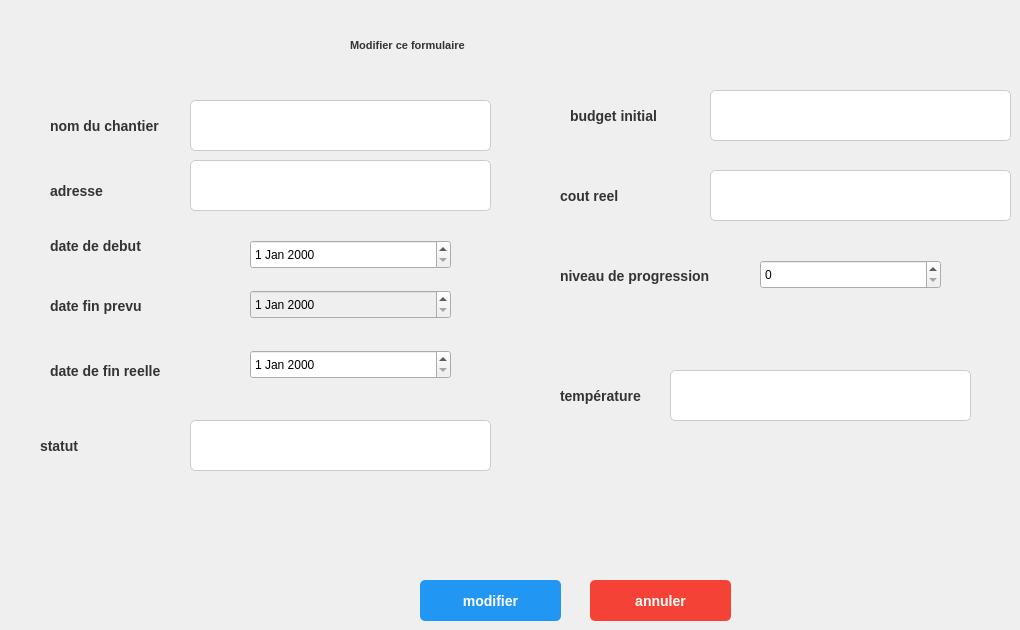
        <widget class="QWidget" name="page_7">
         <widget class="QLabel" name="label_45">
          <property name="geometry">
           <rect>
            <x>50</x>
            <y>110</y>
            <width>141</width>
            <height>31</height>
           </rect>
          </property>
          <property name="styleSheet">
           <string notr="true">QLabel {
    font-size: 14px; /* Taille de la police */
    font-weight: bold; /* Texte en gras */
    color: #333333; /* Couleur du texte gris foncé */
}</string>
          </property>
          <property name="text">
           <string>nom du chantier</string>
          </property>
         </widget>
         <widget class="QLabel" name="label_46">
          <property name="geometry">
           <rect>
            <x>50</x>
            <y>170</y>
            <width>141</width>
            <height>41</height>
           </rect>
          </property>
          <property name="styleSheet">
           <string notr="true">QLabel {
    font-size: 14px; /* Taille de la police */
    font-weight: bold; /* Texte en gras */
    color: #333333; /* Couleur du texte gris foncé */
}</string>
          </property>
          <property name="text">
           <string>adresse</string>
          </property>
         </widget>
         <widget class="QLabel" name="label_47">
          <property name="geometry">
           <rect>
            <x>50</x>
            <y>230</y>
            <width>131</width>
            <height>31</height>
           </rect>
          </property>
          <property name="styleSheet">
           <string notr="true">QLabel {
    font-size: 14px; /* Taille de la police */
    font-weight: bold; /* Texte en gras */
    color: #333333; /* Couleur du texte gris foncé */
}</string>
          </property>
          <property name="text">
           <string>date de debut</string>
          </property>
         </widget>
         <widget class="QLabel" name="label_48">
          <property name="geometry">
           <rect>
            <x>50</x>
            <y>290</y>
            <width>121</width>
            <height>31</height>
           </rect>
          </property>
          <property name="styleSheet">
           <string notr="true">QLabel {
    font-size: 14px; /* Taille de la police */
    font-weight: bold; /* Texte en gras */
    color: #333333; /* Couleur du texte gris foncé */
}</string>
          </property>
          <property name="text">
           <string>date fin prevu</string>
          </property>
         </widget>
         <widget class="QLabel" name="label_49">
          <property name="geometry">
           <rect>
            <x>50</x>
            <y>350</y>
            <width>121</width>
            <height>41</height>
           </rect>
          </property>
          <property name="styleSheet">
           <string notr="true">QLabel {
    font-size: 14px; /* Taille de la police */
    font-weight: bold; /* Texte en gras */
    color: #333333; /* Couleur du texte gris foncé */
}</string>
          </property>
          <property name="text">
           <string>date de fin reelle</string>
          </property>
         </widget>
         <widget class="QLabel" name="label_50">
          <property name="geometry">
           <rect>
            <x>40</x>
            <y>430</y>
            <width>141</width>
            <height>31</height>
           </rect>
          </property>
          <property name="styleSheet">
           <string notr="true">QLabel {
    font-size: 14px; /* Taille de la police */
    font-weight: bold; /* Texte en gras */
    color: #333333; /* Couleur du texte gris foncé */
}</string>
          </property>
          <property name="text">
           <string>statut</string>
          </property>
         </widget>
         <widget class="QLineEdit" name="nom1">
          <property name="geometry">
           <rect>
            <x>190</x>
            <y>100</y>
            <width>301</width>
            <height>51</height>
           </rect>
          </property>
          <property name="styleSheet">
           <string notr="true">QLineEdit {
    background-color: #ffffff; /* Fond blanc */
    border: 1px solid #cccccc; /* Bordure grise */
    border-radius: 5px; /* Coins arrondis */
    padding: 8px; /* Espace intérieur */
    font-size: 14px; /* Taille de la police */
    color: #333333; /* Couleur du texte gris foncé */
}

QLineEdit:focus {
    border: 2px solid #2196f3; /* Bordure bleue lorsqu'il est sélectionné */
}</string>
          </property>
          <property name="text">
           <string/>
          </property>
         </widget>
         <widget class="QLineEdit" name="adresse1">
          <property name="geometry">
           <rect>
            <x>190</x>
            <y>160</y>
            <width>301</width>
            <height>51</height>
           </rect>
          </property>
          <property name="styleSheet">
           <string notr="true">QLineEdit {
    background-color: #ffffff; /* Fond blanc */
    border: 1px solid #cccccc; /* Bordure grise */
    border-radius: 5px; /* Coins arrondis */
    padding: 8px; /* Espace intérieur */
    font-size: 14px; /* Taille de la police */
    color: #333333; /* Couleur du texte gris foncé */
}

QLineEdit:focus {
    border: 2px solid #2196f3; /* Bordure bleue lorsqu'il est sélectionné */
}</string>
          </property>
          <property name="text">
           <string/>
          </property>
         </widget>
         <widget class="QPushButton" name="pushButton_3">
          <property name="geometry">
           <rect>
            <x>420</x>
            <y>580</y>
            <width>141</width>
            <height>41</height>
           </rect>
          </property>
          <property name="styleSheet">
           <string notr="true">QPushButton {
    background-color: #2196f3; /* Fond bleu */
    color: white; /* Texte blanc */
    font-size: 14px; /* Taille de la police */
    font-weight: bold; /* Texte en gras */
    border: none; /* Pas de bordure */
    border-radius: 5px; /* Coins arrondis */
    padding: 10px 20px; /* Espace intérieur */
}

QPushButton:hover {
    background-color: #1976d2; /* Fond bleu foncé au survol */
}

QPushButton:pressed {
    background-color: #0d47a1; /* Fond bleu très foncé au clic */
}</string>
          </property>
          <property name="text">
           <string>modifier</string>
          </property>
         </widget>
         <widget class="QPushButton" name="pushButton_9">
          <property name="geometry">
           <rect>
            <x>590</x>
            <y>580</y>
            <width>141</width>
            <height>41</height>
           </rect>
          </property>
          <property name="styleSheet">
           <string notr="true">QPushButton {
    background-color: #f44336; /* Fond rouge */
    color: white; /* Texte blanc */
    font-size: 14px; /* Taille de la police */
    font-weight: bold; /* Texte en gras */
    border: none; /* Pas de bordure */
    border-radius: 5px; /* Coins arrondis */
    padding: 10px 20px; /* Espace intérieur */
}

QPushButton:hover {
    background-color: #d32f2f; /* Fond rouge foncé au survol */
}

QPushButton:pressed {
    background-color: #b71c1c; /* Fond rouge très foncé au clic */
}</string>
          </property>
          <property name="text">
           <string>annuler</string>
          </property>
         </widget>
         <widget class="QLabel" name="label_51">
          <property name="geometry">
           <rect>
            <x>350</x>
            <y>20</y>
            <width>231</width>
            <height>51</height>
           </rect>
          </property>
          <property name="maximumSize">
           <size>
            <width>231</width>
            <height>51</height>
           </size>
          </property>
          <property name="styleSheet">
           <string notr="true">QLabel {
	color: rgb(6, 81, 255);
    font-size: 14px; /* Taille de la police */
    font-weight: bold; /* Texte en gras */
    color: #333333; /* Couleur du texte gris foncé */
}</string>
          </property>
          <property name="text">
           <string>&lt;html&gt;&lt;head/&gt;&lt;body&gt;&lt;p&gt;&lt;span style=&quot; font-size:8pt;&quot;&gt;Modifier ce formulaire&lt;/span&gt;&lt;/p&gt;&lt;/body&gt;&lt;/html&gt;</string>
          </property>
         </widget>
         <widget class="QLabel" name="label_52">
          <property name="geometry">
           <rect>
            <x>570</x>
            <y>100</y>
            <width>141</width>
            <height>31</height>
           </rect>
          </property>
          <property name="styleSheet">
           <string notr="true">QLabel {
    font-size: 14px; /* Taille de la police */
    font-weight: bold; /* Texte en gras */
    color: #333333; /* Couleur du texte gris foncé */
}</string>
          </property>
          <property name="text">
           <string>budget initial</string>
          </property>
         </widget>
         <widget class="QLineEdit" name="budget1">
          <property name="geometry">
           <rect>
            <x>710</x>
            <y>90</y>
            <width>301</width>
            <height>51</height>
           </rect>
          </property>
          <property name="styleSheet">
           <string notr="true">QLineEdit {
    background-color: #ffffff; /* Fond blanc */
    border: 1px solid #cccccc; /* Bordure grise */
    border-radius: 5px; /* Coins arrondis */
    padding: 8px; /* Espace intérieur */
    font-size: 14px; /* Taille de la police */
    color: #333333; /* Couleur du texte gris foncé */
}

QLineEdit:focus {
    border: 2px solid #2196f3; /* Bordure bleue lorsqu'il est sélectionné */
}</string>
          </property>
          <property name="text">
           <string/>
          </property>
         </widget>
         <widget class="QLineEdit" name="cout1">
          <property name="geometry">
           <rect>
            <x>710</x>
            <y>170</y>
            <width>301</width>
            <height>51</height>
           </rect>
          </property>
          <property name="styleSheet">
           <string notr="true">QLineEdit {
    background-color: #ffffff; /* Fond blanc */
    border: 1px solid #cccccc; /* Bordure grise */
    border-radius: 5px; /* Coins arrondis */
    padding: 8px; /* Espace intérieur */
    font-size: 14px; /* Taille de la police */
    color: #333333; /* Couleur du texte gris foncé */
}

QLineEdit:focus {
    border: 2px solid #2196f3; /* Bordure bleue lorsqu'il est sélectionné */
}</string>
          </property>
          <property name="text">
           <string/>
          </property>
         </widget>
         <widget class="QLabel" name="label_53">
          <property name="geometry">
           <rect>
            <x>560</x>
            <y>180</y>
            <width>141</width>
            <height>31</height>
           </rect>
          </property>
          <property name="styleSheet">
           <string notr="true">QLabel {
    font-size: 14px; /* Taille de la police */
    font-weight: bold; /* Texte en gras */
    color: #333333; /* Couleur du texte gris foncé */
}</string>
          </property>
          <property name="text">
           <string>cout reel</string>
          </property>
         </widget>
         <widget class="QLabel" name="label_54">
          <property name="geometry">
           <rect>
            <x>560</x>
            <y>260</y>
            <width>161</width>
            <height>31</height>
           </rect>
          </property>
          <property name="styleSheet">
           <string notr="true">QLabel {
    font-size: 14px; /* Taille de la police */
    font-weight: bold; /* Texte en gras */
    color: #333333; /* Couleur du texte gris foncé */
}</string>
          </property>
          <property name="text">
           <string>niveau de progression</string>
          </property>
         </widget>
         <widget class="QDateEdit" name="datefr1">
          <property name="geometry">
           <rect>
            <x>250</x>
            <y>350</y>
            <width>201</width>
            <height>29</height>
           </rect>
          </property>
          <property name="styleSheet">
           <string notr="true">color: rgb(0, 0, 0);</string>
          </property>
         </widget>
         <widget class="QDateEdit" name="datef1">
          <property name="enabled">
           <bool>false</bool>
          </property>
          <property name="geometry">
           <rect>
            <x>250</x>
            <y>290</y>
            <width>201</width>
            <height>29</height>
           </rect>
          </property>
          <property name="styleSheet">
           <string notr="true">color: rgb(0, 0, 0);</string>
          </property>
         </widget>
         <widget class="QDateEdit" name="dated1">
          <property name="geometry">
           <rect>
            <x>250</x>
            <y>240</y>
            <width>201</width>
            <height>29</height>
           </rect>
          </property>
          <property name="styleSheet">
           <string notr="true">color: rgb(0, 0, 0);</string>
          </property>
         </widget>
         <widget class="QSpinBox" name="prog1">
          <property name="geometry">
           <rect>
            <x>760</x>
            <y>260</y>
            <width>181</width>
            <height>29</height>
           </rect>
          </property>
          <property name="styleSheet">
           <string notr="true">color: rgb(0, 0, 0);</string>
          </property>
          <property name="maximum">
           <number>100</number>
          </property>
         </widget>
         <widget class="QLineEdit" name="statut1">
          <property name="geometry">
           <rect>
            <x>190</x>
            <y>420</y>
            <width>301</width>
            <height>51</height>
           </rect>
          </property>
          <property name="styleSheet">
           <string notr="true">QLineEdit {
    background-color: #ffffff; /* Fond blanc */
    border: 1px solid #cccccc; /* Bordure grise */
    border-radius: 5px; /* Coins arrondis */
    padding: 8px; /* Espace intérieur */
    font-size: 14px; /* Taille de la police */
    color: #333333; /* Couleur du texte gris foncé */
}

QLineEdit:focus {
    border: 2px solid #2196f3; /* Bordure bleue lorsqu'il est sélectionné */
}</string>
          </property>
          <property name="text">
           <string/>
          </property>
         </widget>
         <widget class="QLabel" name="id1">
          <property name="enabled">
           <bool>false</bool>
          </property>
          <property name="geometry">
           <rect>
            <x>660</x>
            <y>330</y>
            <width>141</width>
            <height>31</height>
           </rect>
          </property>
          <property name="styleSheet">
           <string notr="true">QLabel {
    font-size: 14px; /* Taille de la police */
    font-weight: bold; /* Texte en gras */
    color: #333333; /* Couleur du texte gris foncé */
}</string>
          </property>
          <property name="text">
           <string/>
          </property>
         </widget>
         <widget class="QLabel" name="label_55">
          <property name="geometry">
           <rect>
            <x>560</x>
            <y>380</y>
            <width>91</width>
            <height>31</height>
           </rect>
          </property>
          <property name="styleSheet">
           <string notr="true">QLabel {
    font-size: 14px; /* Taille de la police */
    font-weight: bold; /* Texte en gras */
    color: #333333; /* Couleur du texte gris foncé */
}</string>
          </property>
          <property name="text">
           <string>température</string>
          </property>
         </widget>
         <widget class="QLineEdit" name="temp1">
          <property name="geometry">
           <rect>
            <x>670</x>
            <y>370</y>
            <width>301</width>
            <height>51</height>
           </rect>
          </property>
          <property name="styleSheet">
           <string notr="true">QLineEdit {
    background-color: #ffffff; /* Fond blanc */
    border: 1px solid #cccccc; /* Bordure grise */
    border-radius: 5px; /* Coins arrondis */
    padding: 8px; /* Espace intérieur */
    font-size: 14px; /* Taille de la police */
    color: #333333; /* Couleur du texte gris foncé */
}

QLineEdit:focus {
    border: 2px solid #2196f3; /* Bordure bleue lorsqu'il est sélectionné */
}</string>
          </property>
          <property name="text">
           <string/>
          </property>
         </widget>
        </widget>
